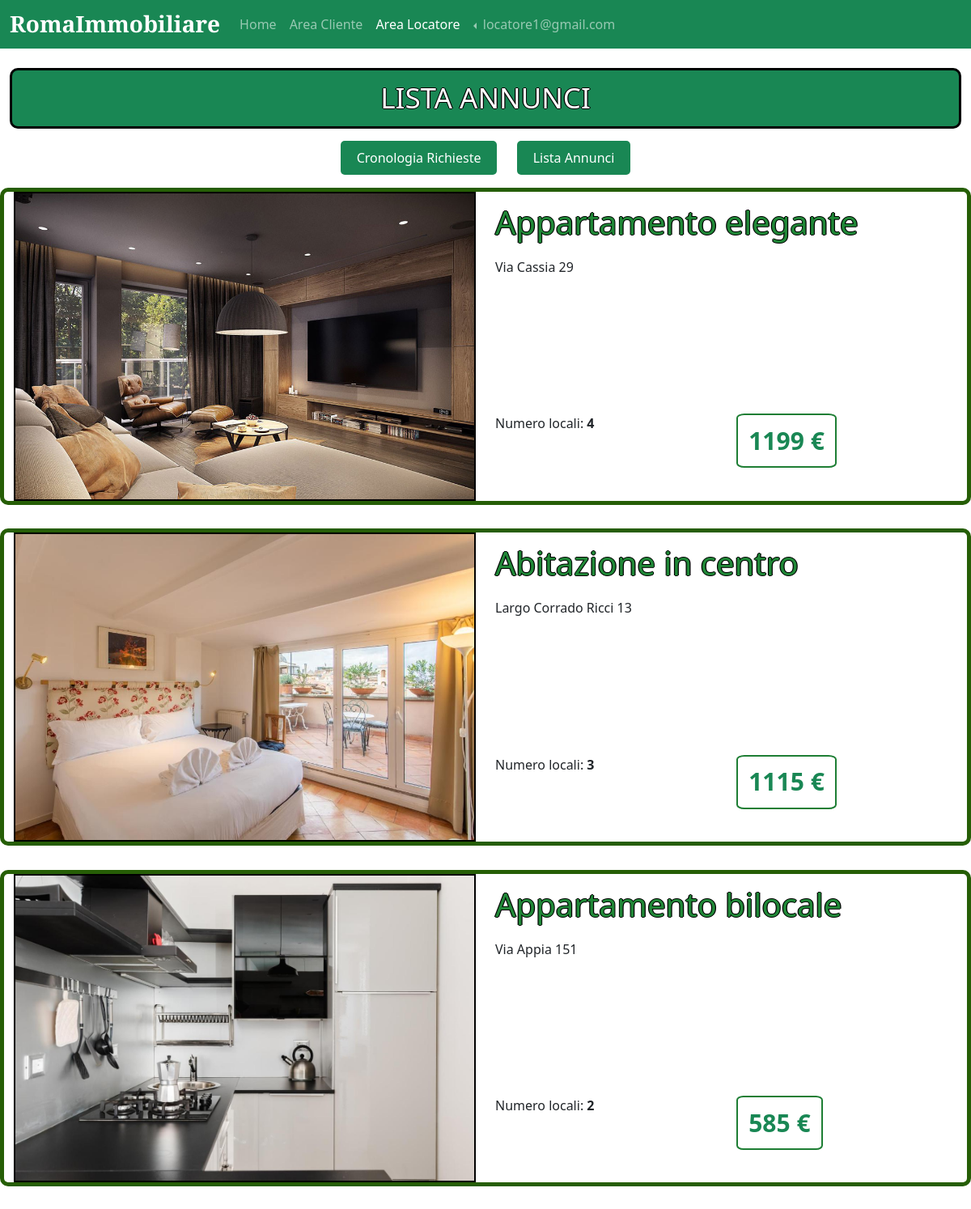
/area_locatore?id=1 (signed in), run on the app's committed database.
### tables this page shows
CREATE TABLE "UTENTI" (
	"id"	INTEGER,
	"nickname"	TEXT NOT NULL,
	"password"	TEXT NOT NULL,
	"locatore"	TEXT,
	PRIMARY KEY("id" AUTOINCREMENT)
);

CREATE TABLE "ANNUNCI" (
	"id"	INTEGER,
	"titolo"	TEXT NOT NULL,
	"indirizzo"	TEXT NOT NULL,
	"tipo"	TEXT NOT NULL,
	"prezzo"	INTEGER NOT NULL,
	"arredato"	TEXT NOT NULL,
	"num_loc"	TEXT NOT NULL,
	"desc"	TEXT NOT NULL,
	"disponibile"	TEXT NOT NULL,
	"immagine1"	TEXT NOT NULL,
	"immagine2"	TEXT,
	"immagine3"	TEXT,
	"immagine4"	TEXT,
	"immagine5"	TEXT,
	"id_locatore"	INTEGER NOT NULL,
	PRIMARY KEY("id" AUTOINCREMENT),
	FOREIGN KEY("id_locatore") REFERENCES "UTENTI"("id")
);

### app.py (the view)
@app.route('/area_locatore')
@login_required
def area_locatore():
    id=request.args.get('id')
    ann=dao.get_annunci_prezzo_decresc()
    annunci=[] #annunci del locatore
    prenotazioni=[] #ogni istanza è l'insieme delle prenotazioni per un annuncio
    for annuncio in ann:
        if annuncio['id_locatore']==current_user.id:
            annunci.append(annuncio)
            pren=dao.get_pren(annuncio['id'])
            prenotazioni.append(pren)
    return render_template('area_locatore.html', id=id, annunci=annunci, prenotazioni=prenotazioni)

### app.py (called while the page is built)
@login_manager.user_loader
def load_user(user_id):
    utente = dao.get_user_by_id(user_id)
    if utente is not None:
        user = User(id=utente['id'], nickname=utente['nickname'], password=utente['password'],
                    locatore=utente['locatore'])
    else:
        user = None
    return user

### dao.py (called while the page is built)
def get_annunci_prezzo_decresc():
    conn = sqlite3.connect('db/Affitti.db')
    conn.row_factory = sqlite3.Row
    cursor = conn.cursor()
    sql = 'SELECT ANNUNCI.id, ANNUNCI.titolo, ANNUNCI.indirizzo, ANNUNCI.tipo, ANNUNCI.prezzo, ANNUNCI.arredato, ANNUNCI.num_loc, ANNUNCI.desc, ANNUNCI.disponibile, ANNUNCI.immagine1, ANNUNCI.immagine2, ANNUNCI.immagine3, ANNUNCI.immagine4, ANNUNCI.immagine5, ANNUNCI.id_locatore, UTENTI.nickname FROM ANNUNCI, UTENTI WHERE ANNUNCI.id_locatore = UTENTI.id ORDER BY ANNUNCI.prezzo DESC'
    cursor.execute(sql)
    annunci = cursor.fetchall()
    cursor.close()
    conn.close()
    return annunci

def get_pren(id):
    conn = sqlite3.connect('db/Affitti.db')
    conn.row_factory = sqlite3.Row
    cursor = conn.cursor()
    sql = 'SELECT PREN.id_annuncio, PREN.id_cliente, PREN.stato, PREN.data, PREN.ora, PREN.tipo, PREN.motivo, UTENTI.nickname, ANNUNCI.titolo, ANNUNCI.indirizzo  FROM PREN, UTENTI, ANNUNCI WHERE PREN.id_annuncio = ? AND PREN.id_annuncio=ANNUNCI.id AND ANNUNCI.id_locatore=UTENTI.id'
    cursor.execute(sql, (id,))
    prenotazioni = cursor.fetchall()
    cursor.close()
    conn.close()
    return prenotazioni

def get_user_by_id(id):
    conn = sqlite3.connect('db/Affitti.db')
    conn.row_factory = sqlite3.Row
    cursor = conn.cursor()
    sql = 'SELECT * FROM utenti WHERE id = ?'
    cursor.execute(sql, (id,))
    user = cursor.fetchone()
    cursor.close()
    conn.close()
    return user

### templates/area_locatore.html (shortened to what this page needs)
{%extends "base.html"%}
{%block locatore_active%}active{%endblock%}
{%block main%}
{%if id%}
<div class="text-center mb-4">
  <h2 class="title-outline bg-success p-2" id="tit_richieste">LISTA ANNUNCI</h2>
</div>
  <ul class="ul_loc" id="ul_loc_ann">
    <li class="li_loc"><a class="a_loc" href="{{url_for('area_locatore')}}">Cronologia Richieste</a></li>
    <li class="li_loc"><a class="a_loc" href="{{url_for('area_locatore', id=1)}}">Lista Annunci</a></li>
  </ul>
{%for annuncio in annunci%}
  <article class="row article-border">
    <a class="col-6" href="{{url_for ('single', id=annuncio.id)}}" title="annuncio{{annuncio.id}}">
      <img class="annuncio-img img-fluid w-100" src="{{annuncio.immagine1}}" alt="Annuncio Img">
    </a>
    <div class="container-article col-6 mt-2 mb-4">
      <div class="sub-container1 mb-5">
        <h2 class="Titolo title-outline mb-3">{{annuncio.titolo}}</h2>
        <h6 class="Indirizzo">{{annuncio.indirizzo}}</h6>
      </div>
      <div class="informazioni sub-container2 row">
        <p class="Num_loc col-6">Numero locali: <strong>{{annuncio.num_loc}}</strong></p>
        <h4 class="col-6 text-success">
            <span class="Prezzo"><strong>{{annuncio.prezzo}} €</strong></span>
        </h4>
      </div>
    </div>
  </article>
{%endfor%}
{%endif%}
{%endblock%}

### templates/base.html (shortened to what this page needs)
<!DOCTYPE html>
<html lang="it">
    <head>
        <link href="https://cdn.jsdelivr.net/npm/bootstrap@5.3.2/dist/css/bootstrap.min.css" rel="stylesheet">
        <link rel="stylesheet" type="text/css" href="{{url_for('static', filename='style.css')}}">
    </head>
    <body>
        <header>
            <nav class="navbar fixed-top navbar-dark navbar-expand-lg bg-success">
                <div class="container-fluid">
                  <span class="titolo navbar-brand mb-0 h1">RomaImmobiliare</span>
                  <div class="collapse navbar-collapse" id="navbarSupportedContent">
                    <ul class="navbar-nav me-auto mb-2 mb-lg-0">
                      <li class="nav-item">
                        <a class="nav-link {%block home_active%}{%endblock%}" aria-current="page" href="/">Home</a>
                      </li>
                      {% if current_user.is_authenticated %}
                      <li class="nav-item">
                        <a class="nav-link {%block cliente_active%}{%endblock%}" href="{{url_for('area_cliente')}}">Area Cliente</a>
                      </li>
                      {% if current_user.locatore=='1' %}
                      <li class="nav-item">
                        <a class="nav-link {%block locatore_active%}{%endblock%}" href="{{url_for('area_locatore')}}">Area Locatore</a>
                      </li>
                      {% endif %}
                      <li class="nav-item dropdown dropstart">
                        <a class="nav-link dropdown-toggle" href="#" role="button" data-bs-toggle="dropdown" aria-expanded="false">
                          {{current_user.nickname}}
                        </a>
                      </li>
                      {% endif %}
                    </ul>
                  </div>
                </div>
              </nav>
        </header>
        <div class="container-fluid under-nav">
            <div class="row">
            <main class="col-12">
              {%block main%}{%endblock%}
            </main>
            </div>
    </body>
</html>

### static/style.css (style rules this page uses)
#ul_loc_ann { margin-bottom: 25px; }
#tit_richieste { font-size: 35px; border: 3px solid black; border-radius: 10px; color: white; }
.ul_loc { list-style-type: none; padding: 0; text-align: center; margin-bottom: 3%; }
.li_loc { display: inline; margin: 0 10px; }
.a_loc { text-decoration: none; padding: 10px 20px; background-color: rgb(25,135,84); color: white; border-radius: 5px; transition: background-color 0.3s; }
.Prezzo { font-size: 30px; display: inline-block; border: 2px solid #1e7e34; border-radius: 8%; padding: 5%; }
.titolo { font-family: 'Playfair Display', serif; font-size: 28px; font-weight: bold; color: white; text-align: center; margin-bottom: 0; }
.article-border { border: 5px solid #265e06; border-radius: 10px; margin-bottom: 2.5%; margin-top: 1%; }
.title-outline { font-size: 2.5rem; line-height: 150%; text-shadow: -1.2px 0 #000000, 0 1.2px #000000, 1.2px 0 #000000, 0 -1.2px #000000; color: #218838; }
.informazioni { padding: 0; margin-bottom: 0; margin-top: 30%; }
.annuncio-img { border: 2px solid black; }
.under-nav { margin-top: 60px; }

### data on the page
UTENTI: nickname "locatore1@gmail.com"
ANNUNCI: immagine1 (picture), titolo "Appartamento elegante", indirizzo "Via Cassia 29", num_loc "4", prezzo "1199"
ANNUNCI: immagine1 (picture), titolo "Abitazione in centro", indirizzo "Largo Corrado Ricci 13", num_loc "3", prezzo "1115"
ANNUNCI: immagine1 (picture), titolo "Appartamento bilocale", indirizzo "Via Appia 151", num_loc "2", prezzo "585"
